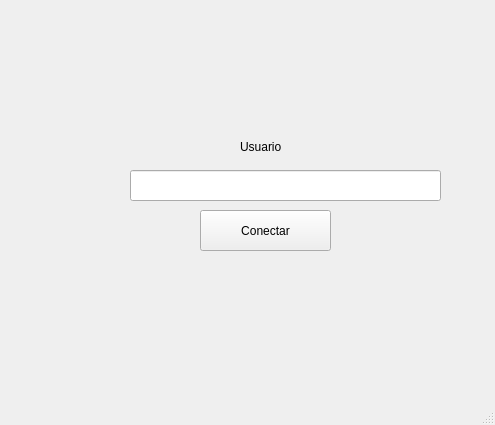
<?xml version="1.0" encoding="UTF-8"?>
<ui version="4.0">
 <class>MainWindow</class>
 <widget class="QMainWindow" name="MainWindow">
  <property name="geometry">
   <rect>
    <x>0</x>
    <y>0</y>
    <width>495</width>
    <height>425</height>
   </rect>
  </property>
  <property name="windowTitle">
   <string>MainWindow</string>
  </property>
  <widget class="QWidget" name="centralwidget">
   <widget class="QLabel" name="label">
    <property name="geometry">
     <rect>
      <x>240</x>
      <y>140</y>
      <width>47</width>
      <height>13</height>
     </rect>
    </property>
    <property name="text">
     <string>Usuario</string>
    </property>
   </widget>
   <widget class="QLineEdit" name="lineEdit">
    <property name="geometry">
     <rect>
      <x>130</x>
      <y>170</y>
      <width>311</width>
      <height>31</height>
     </rect>
    </property>
   </widget>
   <widget class="QPushButton" name="btn_login">
    <property name="geometry">
     <rect>
      <x>200</x>
      <y>210</y>
      <width>131</width>
      <height>41</height>
     </rect>
    </property>
    <property name="text">
     <string>Conectar</string>
    </property>
   </widget>
  </widget>
  <widget class="QMenuBar" name="menubar">
   <property name="geometry">
    <rect>
     <x>0</x>
     <y>0</y>
     <width>495</width>
     <height>21</height>
    </rect>
   </property>
  </widget>
  <widget class="QStatusBar" name="statusbar"/>
 </widget>
 <resources/>
 <connections/>
</ui>
